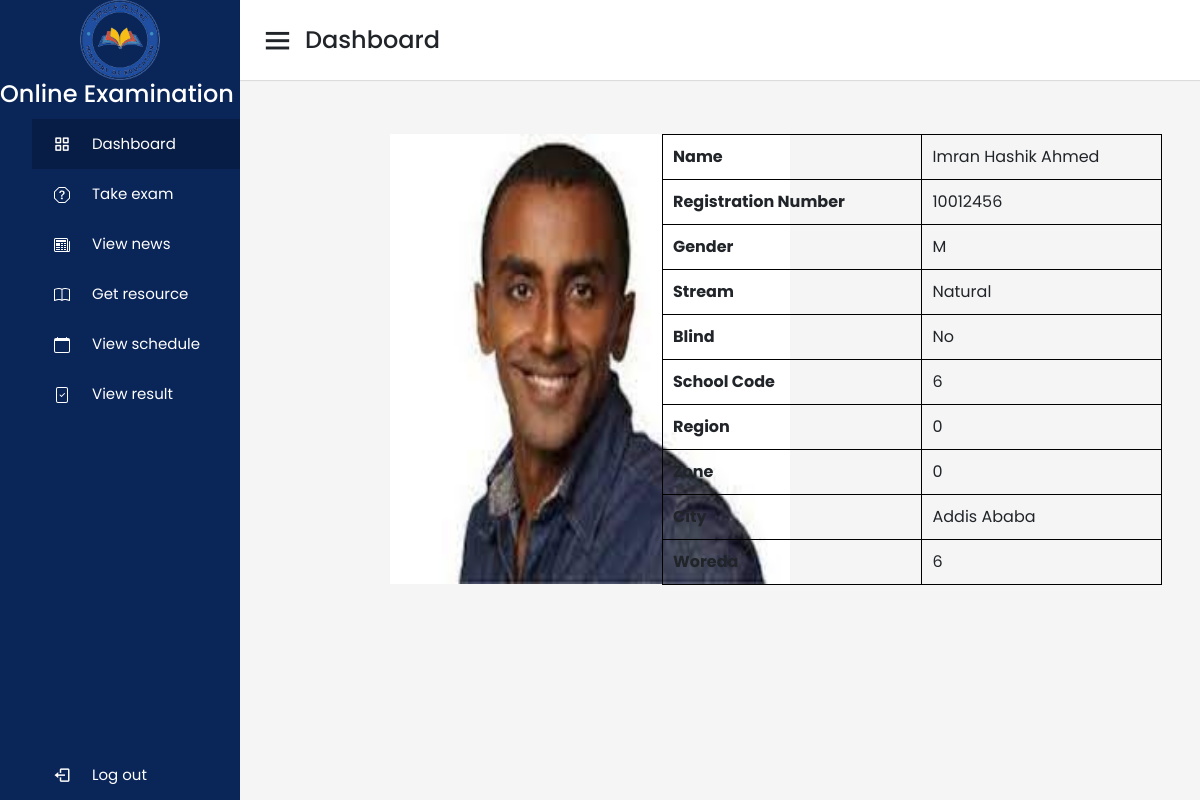
The page /student_home.php?username=NS_IHN_15 on the database its author committed.
### tables this page shows
CREATE TABLE `student` (
  `Name` varchar(50) NOT NULL,
  `Registration_number` int(15) NOT NULL,
  `Username` varchar(25) NOT NULL,
  `Pass` int(11) NOT NULL,
  `Stream` varchar(15) NOT NULL,
  `School_code` int(11) NOT NULL,
  `Region` int(11) NOT NULL,
  `Woreda` int(11) NOT NULL,
  `Photo` text NOT NULL,
  `Gender` char(1) NOT NULL,
  `Is_blind` varchar(3) NOT NULL,
  `Zone` int(11) NOT NULL,
  `City` varchar(20) NOT NULL,
  `Subject` text NOT NULL
);

### student_home.php (the view, shortened to what this page needs)
<?php
include 'connection.php';
?>
<!DOCTYPE html>
<html lang="en">
<head>
  <link rel="stylesheet" href="css/admin_dash.css">
  <link href='https://unpkg.com/boxicons@2.0.7/css/boxicons.min.css' rel='stylesheet'>
  <link href="https://cdn.jsdelivr.net/npm/bootstrap@5.3.0-alpha1/dist/css/bootstrap.min.css" rel="stylesheet"
>
  <link rel="stylesheet" href="css/std_style.css">
</head>
<body>
  <div class="sidebar">
    <div class="logo-details">
      <img src="res/logo1.png">
    </div>
    <div>
      <h2 class="logo_name" style="color: #fff; font-size: 24px; font-weight: 500;">Online Examination</h2>
    </div>
    <ul class="nav-links">
      <li>
        <a href="#" class="active">
          <i class='bx bx-grid-alt'></i>
          <span class="links_name">Dashboard</span>
        </a>
      </li>
      <li>
        <a href="take_exam1.php?username=<?php echo $_GET['username']; ?>" title="ፈተና ለመፈተን">
          <i class="bi bi-question-octagon">
          </i>
          <span class="links_name">Take exam</span>
        </a>
      </li>
      <li>
        <a href="news.php" title="ዜና ለማየት">
          <i class="bi bi-newspaper">
          </i>
          <span class="links_name">View news</span>
        </a>
      </li>
      <li>
        <a href="res.php" title="ፋይል ለማግኘት">
          <i class="bi bi-book">
          </i>
          <span class="links_name">Get resource</span>
        </a>
      </li>
      <li>
        <a href="view_schedule.php?username=<?php echo $_GET['username']; ?>" title="የፈተና ፕሮግራም ለማየት">
          <i class="bi bi-calendar">
            <svg xmlns="http://www.w3.org/2000/svg" width="16" height="16" fill="currentColor" class="bi bi-calendar"
              viewBox="0 0 16 16">
              <path
                d="M3.5 0a.5.5 0 0 1 .5.5V1h8V.5a.5.5 0 0 1 1 0V1h1a2 2 0 0 1 2 2v11a2 2 0 0 1-2 2H2a2 2 0 0 1-2-2V3a2 2 0 0 1 2-2h1V.5a.5.5 0 0 1 .5-.5zM1 4v10a1 1 0 0 0 1 1h12a1 1 0 0 0 1-1V4H1z" />
            </svg>
          </i>
          <span class="links_name">View schedule</span>
        </a>
      </li>
      <li>
        <a href="view_result.php?username=<?php echo $_GET['username']; ?>" title="ዉጤት ለማየት">
          <i class="bi bi-file-check">
          </i>
          <span class="links_name">View result</span>
        </a>
      </li>
      <li class="log_out">
        <a href="home.html" title="ከአካዉንት ለመዉጣት">
          <i class='bx bx-log-out'></i>
          <span class="links_name">Log out</span>
        </a>
      </li>
    </ul>
  </div>
  <section class="home-section">
    <nav>
      <div class="sidebar-button">
        <i class='bx bx-menu sidebarBtn'></i>
        <span class="dashboard">Dashboard</span>
      </div>
    </nav>
    <?php
    $username = $_GET['username'];
    $query = "SELECT * FROM student WHERE Username = '$username'";
    $result = mysqli_query($conn, $query);
    $row = mysqli_fetch_assoc($result);
    ?>
    <div class="home-content">
      <div class="row">
        <div class="col-lg-6">
          <img id="photo" src=<?php echo $row['Photo']; ?>>
        </div>
        <div class="col-md-6">
          <table>
            <tr>
              <th>Name</th>
              <td>
                <?php
                echo $row['Name'];
                ?>
              </td>
            </tr>
            <tr>
              <th>Registration Number</th>
              <td>
                <?php
                echo $row['Registration_number'];
                ?>
              </td>
            </tr>
            <tr>
              <th>Gender</th>
              <td>
                <?php
                echo $row['Gender'];
                ?>
              </td>
            </tr>
            <tr>
              <th>Stream</th>
              <td>
                <?php
                echo $row['Stream'];
                ?>
              </td>
            </tr>
            <tr>
              <th>Blind</th>
              <td>
                <?php
                echo $row['Is_blind'];
                ?>
              </td>
            </tr>
            <tr>
              <th>School Code</th>
              <td>
                <?php
                echo $row['School_code'];
                ?>
              </td>
            </tr>
            <tr>
              <th>Region</th>
              <td>
                <?php
                echo $row['Region'];
                ?>
              </td>
            </tr>
            <tr>
              <th>Zone</th>
              <td>
                <?php
                echo $row['Zone'];
                ?>
              </td>
            </tr>
            <tr>
              <th>City</th>
              <td>
                <?php
                echo $row['City'];
                ?>
              </td>
            </tr>
            <tr>
              <th>Woreda</th>
              <td>
                <?php
                echo $row['Woreda'];
                ?>
              </td>
            </tr>
          </table>
        </div>
      </div>
    </div>
  </section>
</body>
</html>

### css/admin_dash.css (style rules this page uses)
* { margin: 0; padding: 0; box-sizing: border-box; font-family: "Poppins", sans-serif; }
.sidebar { position: fixed; height: 100%; width: 240px; background: #0a2558; transition: all 0.5s ease; }
.sidebar .logo-details { height: 80px; display: flex; align-items: center; }
.sidebar .logo-details img { width: 80px; height: 80px; display: block; margin-left: auto; margin-right: auto; }
.sidebar .nav-links { margin-top: 10px; }
.sidebar .nav-links li { position: relative; list-style: none; height: 50px; }
.sidebar .nav-links li a { height: 100%; width: 100%; display: flex; align-items: center; text-decoration: none; transition: all 0.4s ease; }
.sidebar .nav-links li a.active { background: #081d45; }
.sidebar .nav-links li i { min-width: 60px; text-align: center; font-size: 18px; color: #fff; }
.sidebar .nav-links li a .links_name { color: #fff; font-size: 15px; font-weight: 400; white-space: nowrap; }
.sidebar .nav-links .log_out { position: absolute; bottom: 0; width: 100%; }
.home-section { position: relative; background: #f5f5f5; min-height: 100vh; width: calc(100% - 240px); left: 240px; transition: all 0.5s ease; }
.home-section nav { display: flex; justify-content: space-between; height: 80px; background: #fff; display: flex; align-items: center; position: fixed; width: calc(100% - 240px); left: 240px; z-index: 100; padding: 0 20px; box-shadow: 0 1px 1px rgba(0, 0, 0, 0.1); transition: all 0.5s ease; }
.home-section nav .sidebar-button { display: flex; align-items: center; font-size: 24px; font-weight: 500; }
nav .sidebar-button i { font-size: 35px; margin-right: 10px; }
.home-section .home-content { position: relative; padding-top: 104px; }

### css/std_style.css (style rules this page uses)
body { overflow: hidden; }
table, th, td { border: 1px solid black; border-collapse: collapse; padding: 10px; margin: 5px; margin-top: 30px; margin-left: -70px; width: 500px; }
#photo { margin-top: 30px; margin-left: 150px; width: 400px; height: 450px; }

### rows shown on the page
student: Name "Imran Hashik Ahmed", Registration_number "10012456", Gender "M", Stream "Natural", Is_blind "No", School_code "6", Region "0", Zone "0", City "Addis Ababa", Woreda "6"
